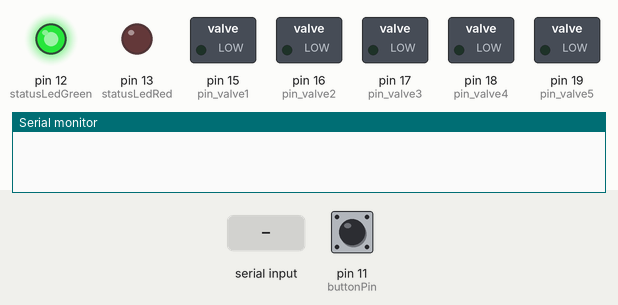
Simulated run of this sketch. Board: Arduino Uno, built with avr-gcc and run on an emulated ATmega328P. On the bench: switched loads named in the sketch (green lamp = pin HIGH), output pins drawn as LEDs (lit = HIGH), the last lines printed to the serial monitor. Dashed ring = blinking. The test bench sets the inputs (shaded band); at power-on: pin 11 (buttonPin) HIGH.

Above: at 1.2 s.
1.3 s: "0\n" received over Serial
At 1.4 s:
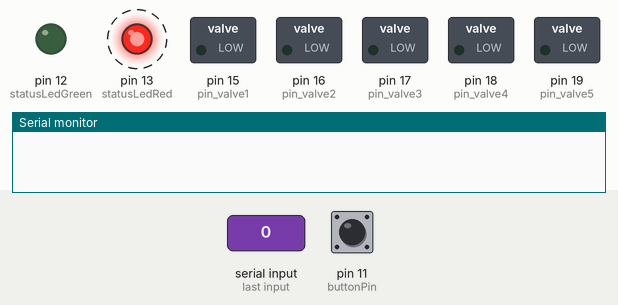
4.3 s: pin 11 (buttonPin) pulled LOW for 0.15 s
At 5.5 s:
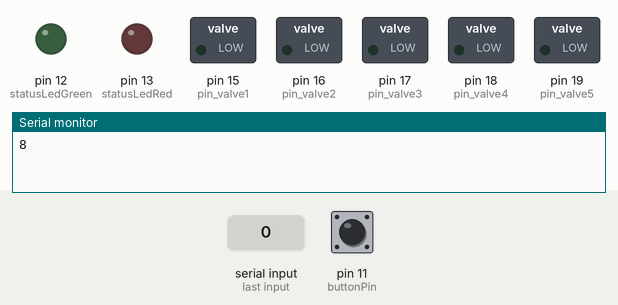
5.9 s: "90,45\n" received over Serial
At 6.7 s:
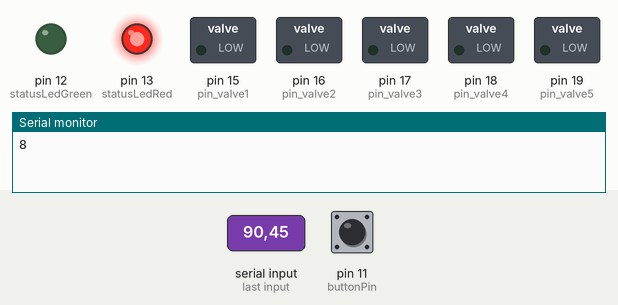
8.4 s: pin 11 (buttonPin) pulled LOW for 1 s
At 9.8 s:
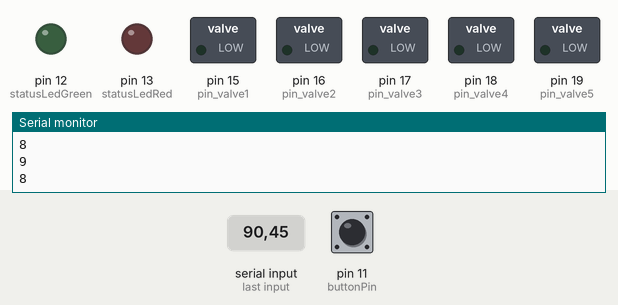
Timing chart, 0 to 11.4 s (numbered marks = the images above; inputs shaded):
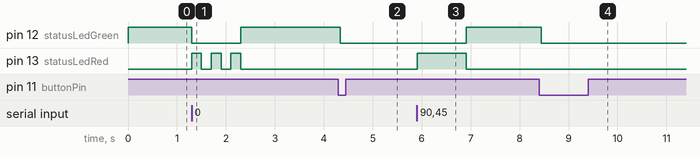

Measured:
- after the input at 1.3 s, pin 12 (statusLedGreen): HIGH → LOW at once, → HIGH 1.0 s later; pin 13 (statusLedRed): alternates HIGH for 0.20 s and LOW for 0.20 s, 6 changes in all, then stays LOW, starting at once
- after the input at 4.3 s, pin 12 (statusLedGreen): HIGH → LOW at once
- after the input at 5.9 s, pin 12 (statusLedGreen): LOW → HIGH after 1.0 s; pin 13 (statusLedRed): LOW → HIGH at once, → LOW 1.0 s later
- after the input at 8.4 s, pin 12 (statusLedGreen): HIGH → LOW at once

The sketch:

the_social_shot_arduino.ino
```cpp
// CONFIG -------------------------------------------------------------------------

// Status LED Pins
int statusLedGreen = 12;
int statusLedRed = 13;

// Valve Pins
int pin_valve1 = 15;        // Valve Pin 1
int pin_valve2 = 16;        // Valve Pin 2
int pin_valve3 = 17;        // Valve Pin 3
int pin_valve4 = 18;        // Valve Pin 4
int pin_valve5 = 19;        // Valve Pin 5

// Button Pin
int buttonPin = 11;

// Current Pin
int pin_current;
boolean buttonBlocked = false;
boolean buttonPressed = false;

// Runtime measurement
unsigned long currentMillis;

// Variables for Serial Input
boolean serialEventComplete = false;
String valveString = "";
String valveNumberString = "";

// Variables for Valve Number and Open Time
int valveNumber;
int waitOpen;

// SETUP ------------------------------------------------------------------------
void setup()
{
  // Begin Serial communication at 9600 Baud
  Serial.begin(9600);

  // Reserve Memory for inputstring
  valveString.reserve(200);

  // Initialize Pinmodes for LEDs
  pinMode(statusLedGreen, OUTPUT);
  pinMode(statusLedRed, OUTPUT);

  // Initialize Pinmodes for Valves
  pinMode(pin_valve1, OUTPUT);
  pinMode(pin_valve2, OUTPUT);
  pinMode(pin_valve3, OUTPUT);
  pinMode(pin_valve4, OUTPUT);
  pinMode(pin_valve5, OUTPUT);

  // Initialize Pinmode for Button
  pinMode(buttonPin, INPUT);
  // enable pullup resistors for button
  digitalWrite(buttonPin, HIGH);

  // Turn Green LED on and Red LED off
  digitalWrite(statusLedRed, LOW);
  digitalWrite(statusLedGreen, HIGH);
}

// LOOP -------------------------------------------------------------------------
void loop()
{
  // ON BUTTON PRESS -----------------------------------------
  if ((digitalRead(buttonPin) == LOW)&&(buttonPressed == false))
  {
    buttonPressed = true;
    // Blink Green LED
    digitalWrite(statusLedGreen, HIGH);
    currentMillis = millis();
    while (millis() - currentMillis < 40UL) {}
    digitalWrite(statusLedGreen, LOW);

    if (buttonBlocked == false)
    {
      // Send Start Handshake (8 - Enter) to Processing
      Serial.write(56);
      Serial.write(10);

      // 2 sec delay
      currentMillis = millis();
      while (millis() - currentMillis < 1000UL) {}
    }
  }

  if (digitalRead(buttonPin) == HIGH)
  {
    buttonPressed = false;
  }

  // ON COMPLETE SERIAL EVENT -------------------------------
  if (serialEventComplete)
  {
    // Block Button for the Time of Execution
    buttonBlocked = true;

    // Turn Green LED Off
    digitalWrite(statusLedGreen, LOW);

    // Get Valve Number
    valveNumberString += valveString.charAt(0);
    valveNumber = valveNumberString.toInt();
    valveString.remove(0, 1);

    // Get Time to Open
    waitOpen = valveString.toInt();

    // Reset inputStrings
    valveString = "";
    valveNumberString = "";

    // IF SKIP IS RECEIVED
    if (valveNumber == 0)
    {
      // Blink Red LED three times
      digitalWrite(statusLedRed, HIGH);
      currentMillis = millis();
      while (millis() - currentMillis < 200UL) {}
      digitalWrite(statusLedRed, LOW);
      currentMillis = millis();
      while (millis() - currentMillis < 200UL) {}
      digitalWrite(statusLedRed, HIGH);
      currentMillis = millis();
      while (millis() - currentMillis < 200UL) {}
      digitalWrite(statusLedRed, LOW);
      currentMillis = millis();
      while (millis() - currentMillis < 200UL) {}
      digitalWrite(statusLedRed, HIGH);
      currentMillis = millis();
      while (millis() - currentMillis < 200UL) {}
      digitalWrite(statusLedRed, LOW);
    }
    else
    {
      // Turn on Red Led
      digitalWrite(statusLedRed, HIGH);

      // SET CURRENT VALVE
      if (valveNumber == 1)
      {
        pin_current = pin_valve1;
      }
      else if (valveNumber == 2) {
        pin_current = pin_valve2;
      }
      else if (valveNumber == 3) {
        pin_current = pin_valve3;
      }
      else if (valveNumber == 4) {
        pin_current = pin_valve4;
      }
      else if (valveNumber == 5) {
        pin_current = pin_valve5;
      }

      // Open Valve, wait for waitOpen, Close Valve
      digitalWrite(pin_current, HIGH);
      currentMillis = millis();
      while (millis() - currentMillis < waitOpen)
      {
        // pass
      }
      digitalWrite(pin_current, LOW);

      // Wait for a Second before sending Handshake (9, Enter) to Processing
      currentMillis = millis();
      while (millis() - currentMillis < 1000UL) {}
      Serial.write(57);
      Serial.write(10);

      // Reset currentMillis
      currentMillis = 0;
    }

    // Reset Serial Event Boolean
    serialEventComplete = false;

    // Turn Red LED off and green LED on
    digitalWrite(statusLedRed, LOW);
    digitalWrite(statusLedGreen, HIGH);

    // Deblock Button
    buttonBlocked = false;
  }
}

// SERIAL EVENT ---------------------------------------------------------

void serialEvent()
{
  while (Serial.available())
  {
    // get the new byte:
    char inChar = (char)Serial.read();
    // add it to the inputString:
    valveString += inChar;
    // if the incoming character is a newline, set a flag
    // so the main loop can do something about it:
    if (inChar == '\n')
    {
      serialEventComplete = true;
    }
  }
}
```
